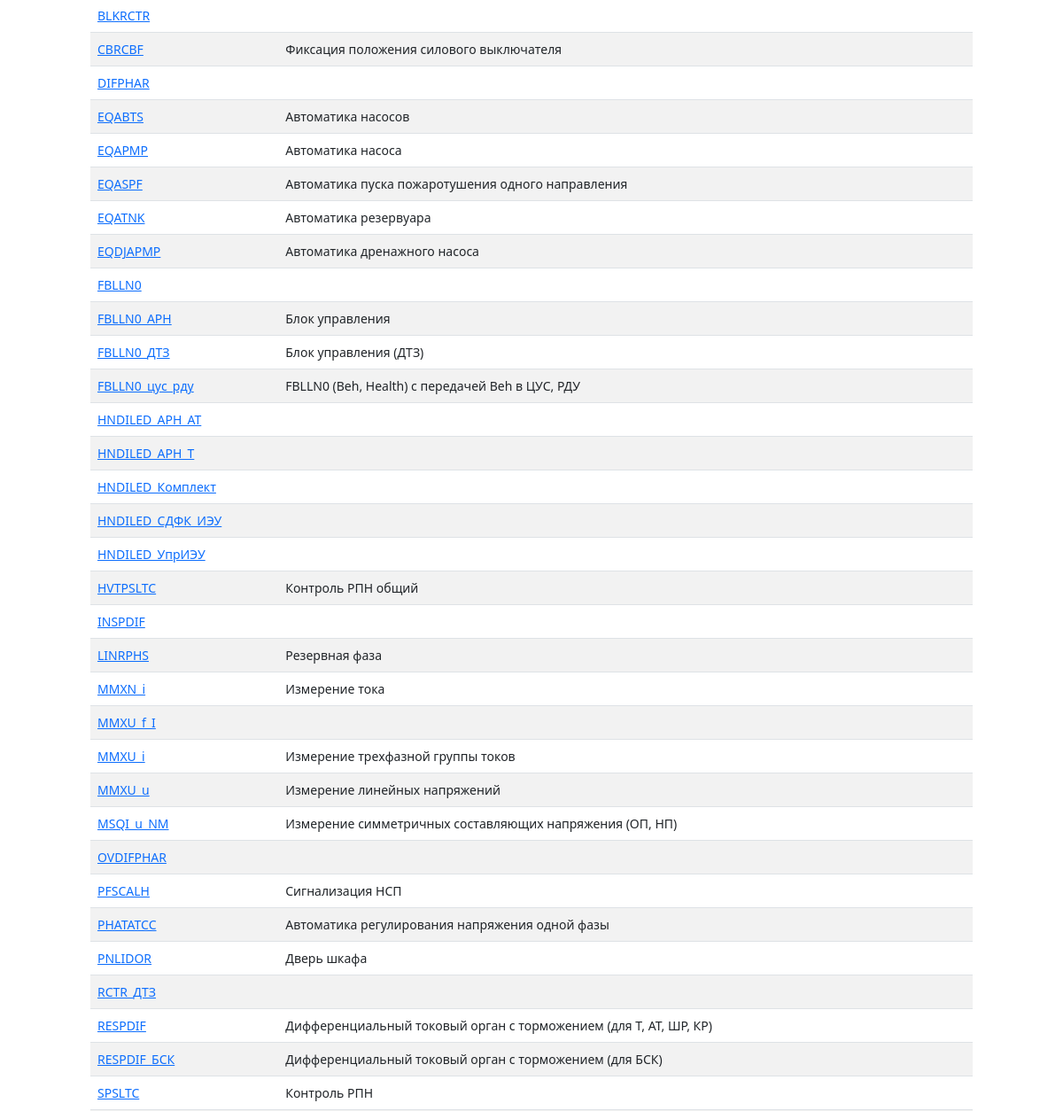
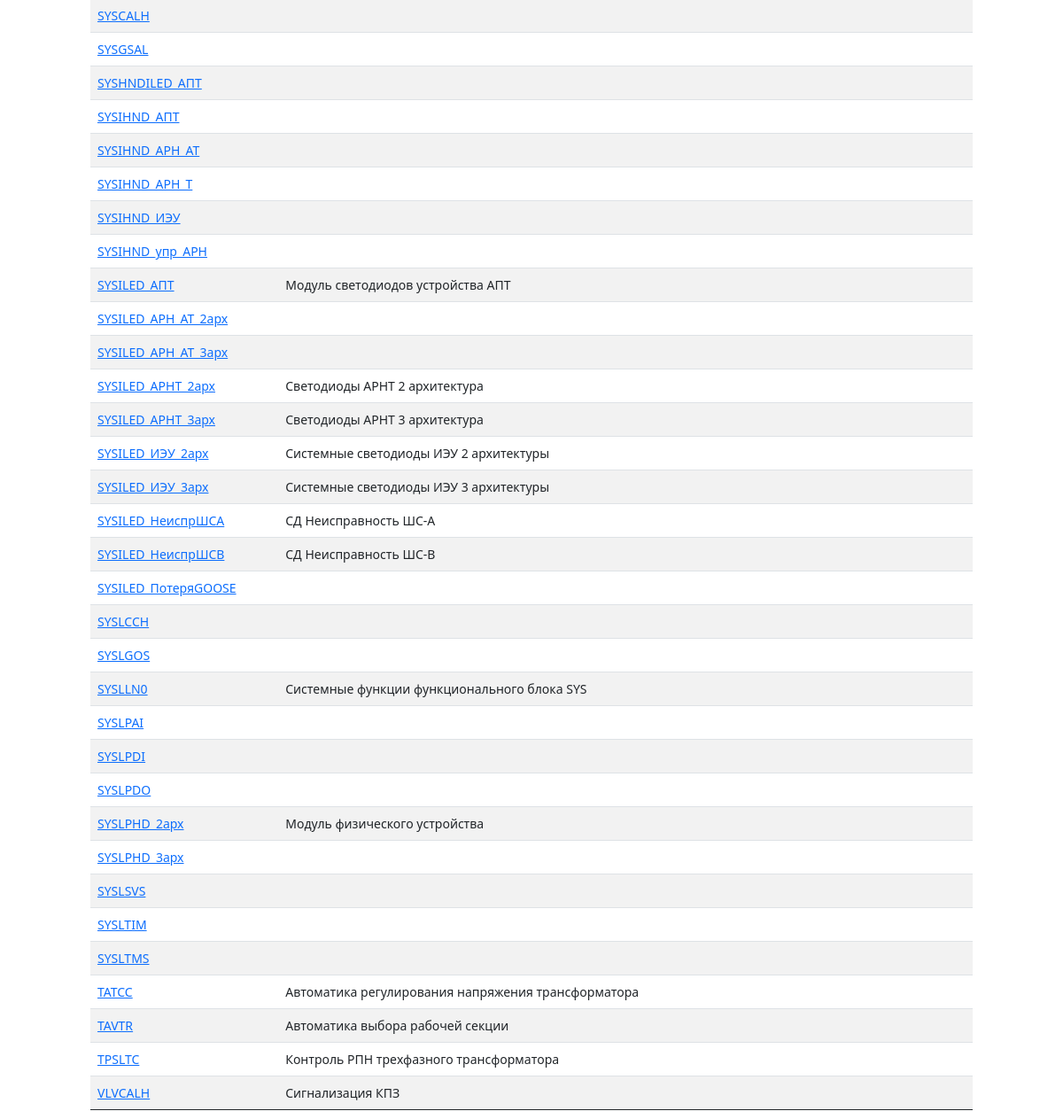
Before: /lntypes/ (middle part) with the older database file (2 pictures, top to bottom).
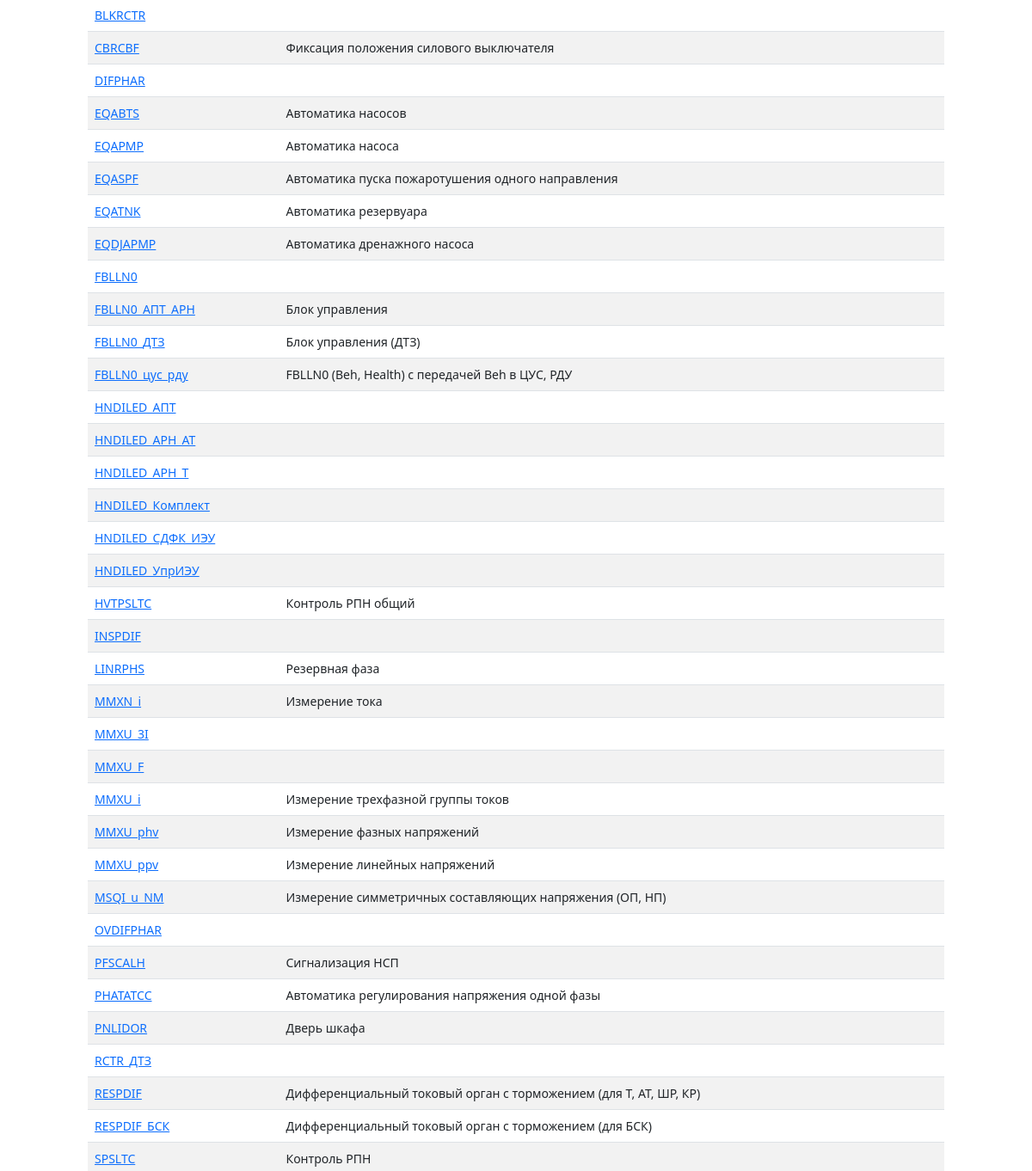
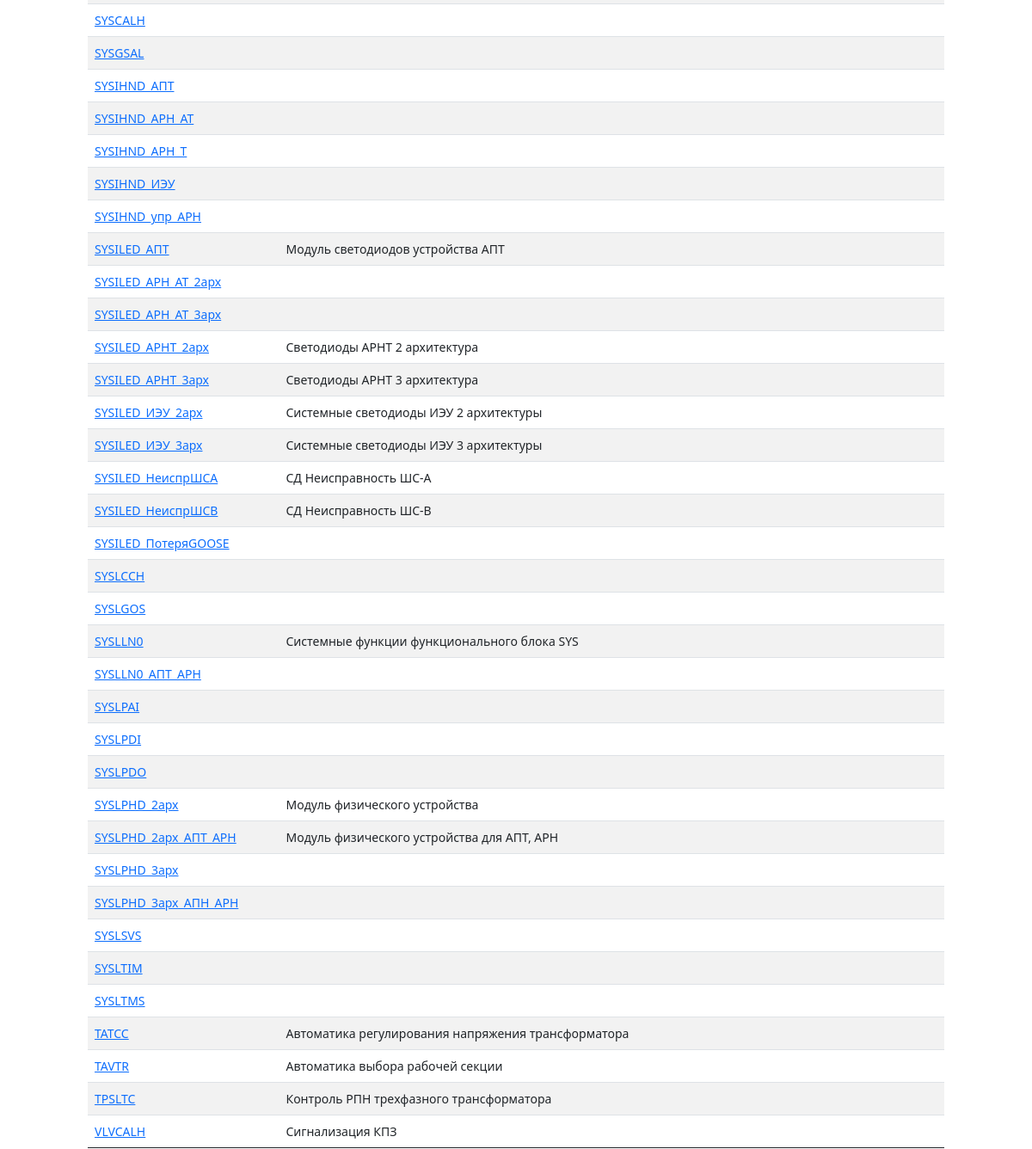
After: the same page with the newer database file (2 pictures, top to bottom).
### mainapp/models.py (models this page shows, shortened)
class LogicNodesTypes(models.Model):
    id = models.AutoField(primary_key=True)
    name = models.CharField(max_length=64, verbose_name='Имя типа ЛУ', unique=True)
    description = models.TextField(max_length=1024, blank=True, verbose_name='Описание')
    explanation = models.TextField(max_length=2048, blank=True, verbose_name='Пояснение')
    class Meta:
        verbose_name = 'Тип логического узла'
        verbose_name_plural = 'Типы логических узлов'
        ordering = ['name']

### mainapp/views.py (the view)
# urls.py: path('lntypes/', views.lntypes),
def lntypes(request):
    lntypes = LogicNodesTypes.objects.all()
    return render(request, 'mainapp/lntypes.html', {'lntypes':lntypes, 'title': 'Список типов логических узлов'})

### templates/mainapp/lntypes.html (shortened to what this page needs)
{% extends 'base.html' %}
{% block content %}
<main class="container py-5">
    {% if lntypes %}
    <div class="container small">
    <table class="table table-striped">
                <tbody>
                    {% for item in lntypes %}
                    <tr>
                        <td><a href="show/?name={{item.name}}&type=ln">{{item.name}}</a></td>
                        <td>{{item.description}}</td>
                        <td></td>
                    </tr>
                {% endfor %}
                </tbody>
            </table>
    </div>
    {% else %}
    <h2 class="mt-4">В базе данных нет типов логических узлов :(</h2>
    {% endif %}
</main>
{% endblock %}

### templates/base.html (shortened to what this page needs)
<!doctype html>
<html lang="ru">
  <head>
  {% load static %}
  <link href="https://cdn.jsdelivr.net/npm/bootstrap@5.2.0/dist/css/bootstrap.min.css" rel="stylesheet">
  <link href="{% static 'css/grid.css' %}" rel="stylesheet">
  <link href="{% static 'css/headers.css' %}" rel="stylesheet">
  <link href="{% static 'css/features.css' %}" rel="stylesheet">
  <link href="{% static 'css/bootstrap.min.css' %}" rel="stylesheet">
  </head>
<body class="py-4">
  <div class="container">
{% block content %}
{% endblock %}
  </div>
</body>
</html>

Changed rows visible on the page:
changed LogicNodesTypes "Блок управления": name "FBLLN0_АРН" → "FBLLN0_АПТ_АРН"
changed LogicNodesTypes: name "SYSHNDILED_АПТ" → "HNDILED_АПТ"; moves up the list
added LogicNodesTypes: name "MMXU_3I"
changed LogicNodesTypes: name "MMXU_f_I" → "MMXU_F"
added LogicNodesTypes: name "MMXU_phv", description "Измерение фазных напряжений"
changed LogicNodesTypes "Измерение линейных напряжений": name "MMXU_u" → "MMXU_ppv"
added LogicNodesTypes: name "SYSLLN0_АПТ_АРН"
added LogicNodesTypes: name "SYSLPHD_2арх_АПТ_АРН", description "Модуль физического устройства для АПТ, АРН"
added LogicNodesTypes: name "SYSLPHD_3арх_АПН_АРН"
